Frame 1 (no input): blank canvas, image omitted
Frame 60 (no input): blank canvas, image omitted
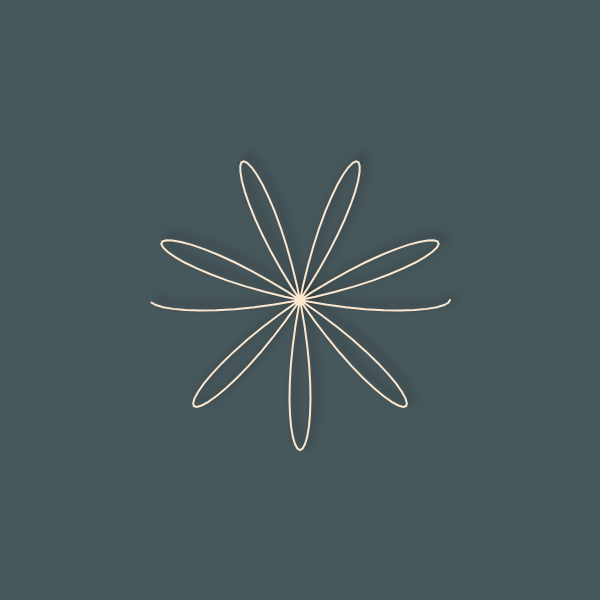
Frame 120 (the mouse pressed at the canvas centre since frame 60)

The p5.js sketch whose frames 1 and 60 were blank and that drew this single picture after the mouse press (run headless with seeded random() and noise() and a simulated clock; from frame 60 on, the mouse is pressed at the canvas centre):

// p5.js sketch
// ── sketch.js
let theta;
let r = 150;

function setup(){
  createCanvas(600, 600);
  angleMode(DEGREES);
  colorMode(HSB, 360, 100, 100, 100);

  strokeWeight(2);
  stroke(32, 18, 99, 100);//color name: 薄卵色 うすたまごいろ
  noFill();
}

function draw(){
  background(191, 23, 36, 100);//color name: 錆鼠 さびねず
  translate(width/2, height/2);

  shadow();
  rose();
  // madnessOfPattern();
}

function rose(){
  let angleMax = map(mouseX, 0, width, 0, 360);

  beginShape();
  for(let angle = 0; angle < angleMax; angle += 1){
    theta = angle;
    let ballX = r*cos(8*theta) * cos(theta);
    let ballY = r*cos(8*theta) * sin(theta);
    vertex(ballX, ballY);
  }
  endShape();
}

function madnessOfPattern(){
  let angleMax = map(mouseX, 0, width, 0, 360);

  beginShape();
  for(let angle = 0; angle < angleMax; angle += 0.2){
    theta = angle;
    let ballX = r*tan(9*theta) * pow(cos(theta), 2);
    let ballY = r*tan(6*theta) * pow(sin(theta), 2);
    vertex(ballX, ballY);
  }
  endShape();
}

function shadow(){
  drawingContext.shadowOffsetX = 5;
  drawingContext.shadowOffsetY = -5;
  drawingContext.shadowBlur = 8;
  drawingContext.shadowColor = 'rgba(39, 49, 51, 100)';
}
